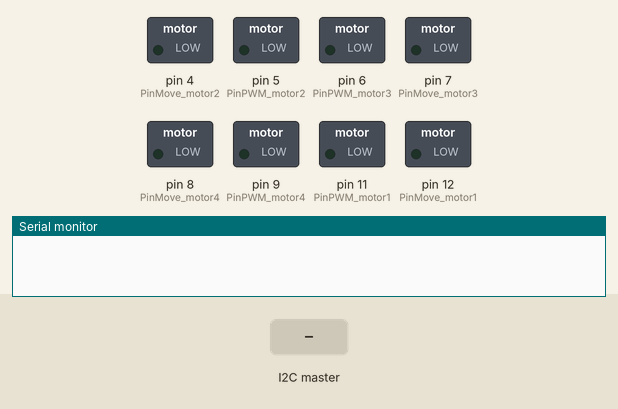
The sketch below on a simulated Arduino Uno, built with avr-gcc and run on an emulated ATmega328P. Shown: switched loads named in the sketch (green lamp = pin HIGH), the last lines printed to the serial monitor. Inputs (shaded band) come from the test bench.

Above: at 1.2 s.
1.3 s: the I2C master sends the byte 1
At 2.2 s:
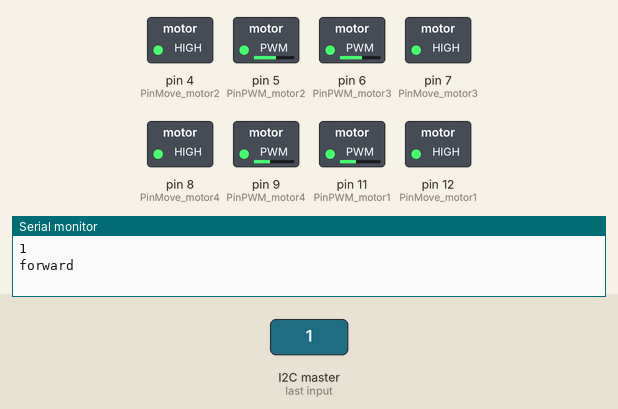
2.8 s: the I2C master sends the byte 2
At 3.4 s:
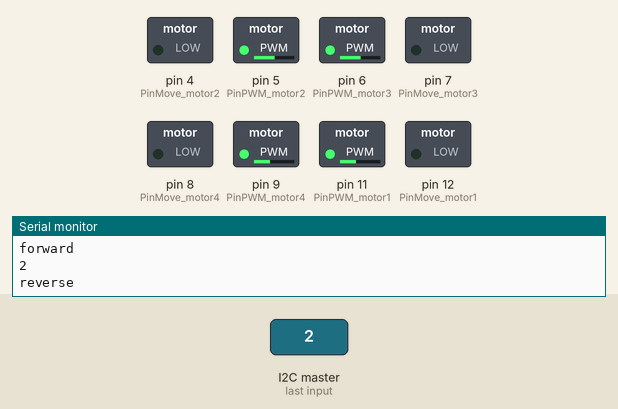
4.3 s: the I2C master sends the byte 0
At 4.7 s:
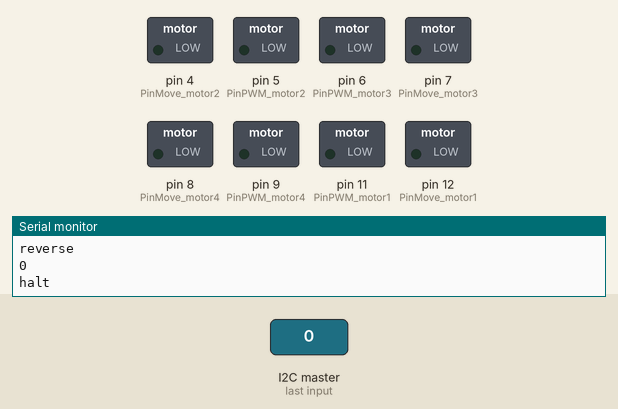
Timing chart, 0 to 7.3 s (numbered marks = the images above; inputs shaded):
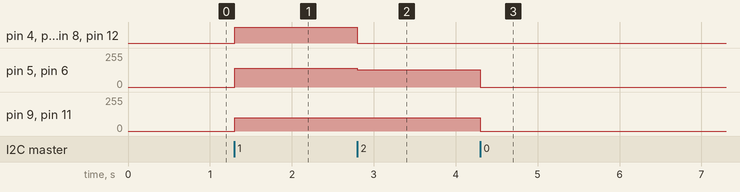

The sketch:

i2c_driver_slave.ino
```cpp
//driver slave
//use onReceive command with compare function as handler
//to determine which signal (forward, backward, etc.) has
//been received
#include <Wire.h>
//set parameters
int PinPWM_motor1 = 11; //ch 2 left back
int PinPWM_motor2 = 5; //ch 4 right back
int PinPWM_motor3 = 6; //ch 1 right front
int PinPWM_motor4 = 9; //ch 3 left front

int PinMove_motor1 = 12; //ch 2 left back
int PinMove_motor2 = 4; //ch 4 right back
int PinMove_motor3 = 7; //ch 1 right front
int PinMove_motor4 = 8; //ch 3 left front


//motor1 & motor4 = left
//motor2 & motor3 = right

void setup()
{
   Wire.begin(2); //join bus with address as #2 slave
   Wire.onReceive(receiveEvent);
   pinMode(PinPWM_motor1, OUTPUT); //initialize motor PWM
   pinMode(PinPWM_motor2, OUTPUT);
   pinMode(PinPWM_motor3, OUTPUT);
   pinMode(PinPWM_motor4, OUTPUT);
   pinMode(PinMove_motor1, OUTPUT); //initialize motor DIR
   pinMode(PinMove_motor2, OUTPUT);
   pinMode(PinMove_motor3, OUTPUT);
   pinMode(PinMove_motor4, OUTPUT);
   Serial.begin(9600);
}

void loop ()
{
   delay(100);
}

void receiveEvent(int whichMove)
{
  while(1 < Wire.available()) // loop through all but the last
  {
    char c = Wire.read(); // receive byte as a character
    Serial.print(c);         // print the character
  }

  int x = Wire.read();
  Serial.println(x);

      if (x == 1)
      {
        //go forward
        Serial.println("forward");
        //forward();
          analogWrite(PinPWM_motor1, 100); //Mega:100/ Uno:50/100 (for wood floor at home/for track at school)
          analogWrite(PinPWM_motor2, 140); //Mega:50/ Uno:125/175
          analogWrite(PinPWM_motor3, 140); //Mega:50/ Uno:125/175
          analogWrite(PinPWM_motor4, 100); //Mega:100/ Uno:50/100

          digitalWrite(PinMove_motor1, HIGH);
          digitalWrite(PinMove_motor2, HIGH);
          digitalWrite(PinMove_motor3, HIGH);
          digitalWrite(PinMove_motor4, HIGH);
          //delay(1450); //time it takes for robot to move 16" forward
          delay(1000);
      }
      else if (x == 2)
      {
        //go backward
        Serial.println("reverse");
        //reverse();
        analogWrite(PinPWM_motor1, 100);
        analogWrite(PinPWM_motor2, 130);
        analogWrite(PinPWM_motor3, 130);
        analogWrite(PinPWM_motor4, 100);

        digitalWrite(PinMove_motor1, LOW);
        digitalWrite(PinMove_motor2, LOW);
        digitalWrite(PinMove_motor3, LOW);
        digitalWrite(PinMove_motor4, LOW);
        delay(1500);
        //digitalWrite(PinMove_motor1, HIGH);
        //digitalWrite(PinMove_motor2, HIGH);
        //digitalWrite(PinMove_motor3, HIGH);
        //digitalWrite(PinMove_motor4, HIGH);
        //delay(100);
      }
      else if (x == 3)
      {
        //turn left
        Serial.println("left");
        //leftTurn();
        analogWrite(PinPWM_motor1, 100);
        analogWrite(PinPWM_motor2, 148);
        analogWrite(PinPWM_motor3, 148);
        analogWrite(PinPWM_motor4, 100);

        digitalWrite(PinMove_motor1, LOW);
        digitalWrite(PinMove_motor2, HIGH);
        digitalWrite(PinMove_motor3, HIGH);
        digitalWrite(PinMove_motor4, LOW);
        delay(1000); //1150
        /*digitalWrite(PinMove_motor1, HIGH);
        digitalWrite(PinMove_motor4, HIGH);
        delay(100);

        //pause before changing direction to avoid current overdraw
        analogWrite(PinPWM_motor1, 0);
        analogWrite(PinPWM_motor2, 0);
        analogWrite(PinPWM_motor3, 0);
        analogWrite(PinPWM_motor4, 0);

        digitalWrite(PinMove_motor1, LOW);
        digitalWrite(PinMove_motor2, LOW);
        digitalWrite(PinMove_motor3, LOW);
        digitalWrite(PinMove_motor4, LOW);
        delay(1500);*/
      }
      else if (x == 4)
      {
        //turn right
        Serial.println("right");
        //rightTurn();
        analogWrite(PinPWM_motor1, 100);
        analogWrite(PinPWM_motor2, 148);
        analogWrite(PinPWM_motor3, 148);
        analogWrite(PinPWM_motor4, 100);

        digitalWrite(PinMove_motor1, HIGH);
        digitalWrite(PinMove_motor2, LOW);
        digitalWrite(PinMove_motor3, LOW);
        digitalWrite(PinMove_motor4, HIGH);
        delay(1000); //1125
        /*digitalWrite(PinMove_motor2, HIGH);
        digitalWrite(PinMove_motor3, HIGH);
        delay(100);

        //pause before changing direction to avoid current overdraw
        analogWrite(PinPWM_motor1, 0);
        analogWrite(PinPWM_motor2, 0);
        analogWrite(PinPWM_motor3, 0);
        analogWrite(PinPWM_motor4, 0);

        digitalWrite(PinMove_motor1, LOW);
        digitalWrite(PinMove_motor2, LOW);
        digitalWrite(PinMove_motor3, LOW);
        digitalWrite(PinMove_motor4, LOW);
        delay(1500);*/
      }
      else if (x == 5)
      {
        //turn around
        Serial.println("turn around");
        //turnAround();
        analogWrite(PinPWM_motor1, 100);
        analogWrite(PinPWM_motor2, 148);
        analogWrite(PinPWM_motor3, 148);
        analogWrite(PinPWM_motor4, 100);

        digitalWrite(PinMove_motor1, LOW);
        digitalWrite(PinMove_motor2, HIGH);
        digitalWrite(PinMove_motor3, HIGH);
        digitalWrite(PinMove_motor4, LOW);
        delay(1800); //time it takes to turn 180 degrees
        digitalWrite(PinMove_motor1, HIGH);
        digitalWrite(PinMove_motor4, HIGH);
        delay(100);

        //pause before changing direction to avoid current overdraw
        analogWrite(PinPWM_motor1, 0);
        analogWrite(PinPWM_motor2, 0);
        analogWrite(PinPWM_motor3, 0);
        analogWrite(PinPWM_motor4, 0);

        digitalWrite(PinMove_motor1, LOW);
        digitalWrite(PinMove_motor2, LOW);
        digitalWrite(PinMove_motor3, LOW);
        digitalWrite(PinMove_motor4, LOW);
        delay(1000);
      }
      else
      {
        //stop
        Serial.println("halt");
        //halt();
        analogWrite(PinPWM_motor1, 0);
        analogWrite(PinPWM_motor2, 0);
        analogWrite(PinPWM_motor3, 0);
        analogWrite(PinPWM_motor4, 0);

        digitalWrite(PinMove_motor1, LOW);
        digitalWrite(PinMove_motor2, LOW);
        digitalWrite(PinMove_motor3, LOW);
        digitalWrite(PinMove_motor4, LOW);
        delay(2000);
      }
}

/*
void forward()
{
  //to move forward
  analogWrite(PinPWM_motor1, 100); //Mega:100/ Uno:50/100 (for wood floor at home/for track at school)
  analogWrite(PinPWM_motor2, 175); //Mega:50/ Uno:125/175
  analogWrite(PinPWM_motor3, 175); //Mega:50/ Uno:125/175
  analogWrite(PinPWM_motor4, 100); //Mega:100/ Uno:50/100

  digitalWrite(PinMove_motor1, HIGH);
  digitalWrite(PinMove_motor2, HIGH);
  digitalWrite(PinMove_motor3, HIGH);
  digitalWrite(PinMove_motor4, HIGH);
  //delay(1450); //time it takes for robot to move 16" forward
  delay(1000);
}

void reverse()
{
  //to backup
  analogWrite(PinPWM_motor1, 100);
  analogWrite(PinPWM_motor2, 175);
  analogWrite(PinPWM_motor3, 175);
  analogWrite(PinPWM_motor4, 100);

  digitalWrite(PinMove_motor1, LOW);
  digitalWrite(PinMove_motor2, LOW);
  digitalWrite(PinMove_motor3, LOW);
  digitalWrite(PinMove_motor4, LOW);
  delay(1500);
  digitalWrite(PinMove_motor1, HIGH);
  digitalWrite(PinMove_motor2, HIGH);
  digitalWrite(PinMove_motor3, HIGH);
  digitalWrite(PinMove_motor4, HIGH);
  delay(100);
}

void rightTurn()
{
  //turn 90 degrees right
  analogWrite(PinPWM_motor1, 100);
  analogWrite(PinPWM_motor2, 175);
  analogWrite(PinPWM_motor3, 175);
  analogWrite(PinPWM_motor4, 100);

  digitalWrite(PinMove_motor1, HIGH);
  digitalWrite(PinMove_motor2, LOW);
  digitalWrite(PinMove_motor3, LOW);
  digitalWrite(PinMove_motor4, HIGH);
  delay(1125);
  digitalWrite(PinMove_motor2, HIGH);
  digitalWrite(PinMove_motor3, HIGH);
  delay(100);

  //pause before changing direction to avoid current overdraw
  analogWrite(PinPWM_motor1, 0);
  analogWrite(PinPWM_motor2, 0);
  analogWrite(PinPWM_motor3, 0);
  analogWrite(PinPWM_motor4, 0);

  digitalWrite(PinMove_motor1, LOW);
  digitalWrite(PinMove_motor2, LOW);
  digitalWrite(PinMove_motor3, LOW);
  digitalWrite(PinMove_motor4, LOW);
  delay(1500);
}

void leftTurn()
{
  //turn 90 degrees left
  analogWrite(PinPWM_motor1, 100);
  analogWrite(PinPWM_motor2, 175);
  analogWrite(PinPWM_motor3, 175);
  analogWrite(PinPWM_motor4, 100);

  digitalWrite(PinMove_motor1, LOW);
  digitalWrite(PinMove_motor2, HIGH);
  digitalWrite(PinMove_motor3, HIGH);
  digitalWrite(PinMove_motor4, LOW);
  delay(1150);
  digitalWrite(PinMove_motor1, HIGH);
  digitalWrite(PinMove_motor4, HIGH);
  delay(100);

  //pause before changing direction to avoid current overdraw
  analogWrite(PinPWM_motor1, 0);
  analogWrite(PinPWM_motor2, 0);
  analogWrite(PinPWM_motor3, 0);
  analogWrite(PinPWM_motor4, 0);

  digitalWrite(PinMove_motor1, LOW);
  digitalWrite(PinMove_motor2, LOW);
  digitalWrite(PinMove_motor3, LOW);
  digitalWrite(PinMove_motor4, LOW);
  delay(1500);
}

void turnAround()
{
  //turn 180 degrees left
  analogWrite(PinPWM_motor1, 100);
  analogWrite(PinPWM_motor2, 175);
  analogWrite(PinPWM_motor3, 175);
  analogWrite(PinPWM_motor4, 100);

  digitalWrite(PinMove_motor1, LOW);
  digitalWrite(PinMove_motor2, HIGH);
  digitalWrite(PinMove_motor3, HIGH);
  digitalWrite(PinMove_motor4, LOW);
  delay(1800); //time it takes to turn 180 degrees
  digitalWrite(PinMove_motor1, HIGH);
  digitalWrite(PinMove_motor4, HIGH);
  delay(100);

  //pause before changing direction to avoid current overdraw
  analogWrite(PinPWM_motor1, 0);
  analogWrite(PinPWM_motor2, 0);
  analogWrite(PinPWM_motor3, 0);
  analogWrite(PinPWM_motor4, 0);

  digitalWrite(PinMove_motor1, LOW);
  digitalWrite(PinMove_motor2, LOW);
  digitalWrite(PinMove_motor3, LOW);
  digitalWrite(PinMove_motor4, LOW);
  delay(1000);
}

void halt()
{
  //to stop
  analogWrite(PinPWM_motor1, 0);
  analogWrite(PinPWM_motor2, 0);
  analogWrite(PinPWM_motor3, 0);
  analogWrite(PinPWM_motor4, 0);

  digitalWrite(PinMove_motor1, LOW);
  digitalWrite(PinMove_motor2, LOW);
  digitalWrite(PinMove_motor3, LOW);
  digitalWrite(PinMove_motor4, LOW);
  delay(2000);
}
*/
```

Measured:
- after the input at 1.3 s, pin 4 (PinMove_motor2), pin 7 (PinMove_motor3), pin 8 (PinMove_motor4), pin 12 (PinMove_motor1): LOW → HIGH at once; pin 5 (PinPWM_motor2), pin 6 (PinPWM_motor3): 0/255 → 140/255 at once; pin 9 (PinPWM_motor4), pin 11 (PinPWM_motor1): 0/255 → 100/255 at once
- after the input at 2.8 s, pin 4 (PinMove_motor2), pin 7 (PinMove_motor3), pin 8 (PinMove_motor4), pin 12 (PinMove_motor1): HIGH → LOW at once; pin 5 (PinPWM_motor2), pin 6 (PinPWM_motor3): 140/255 → 130/255 at once
- after the input at 4.3 s, pin 5 (PinPWM_motor2), pin 6 (PinPWM_motor3): 130/255 → 0/255 at once; pin 9 (PinPWM_motor4), pin 11 (PinPWM_motor1): 100/255 → 0/255 at once
